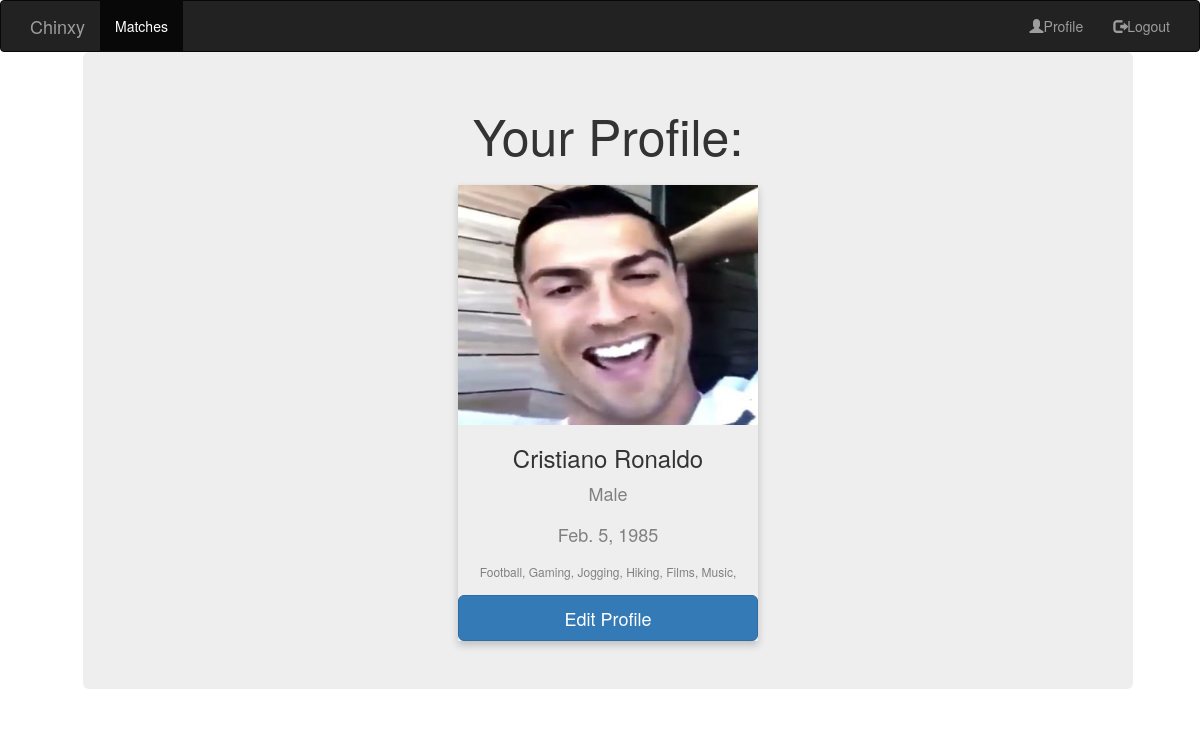
Screenshot of /profile/ (signed in) with the database file from the repository.
### mainapp/models.py (models this page shows, shortened)
class Profile(models.Model):
    image = models.ImageField(upload_to="profile_images")
    dob = models.DateField(auto_now=False, auto_now_add=False)

class Member(User):
    profile = models.OneToOneField(
        to=Profile,
        blank=True,
        null=True,
        on_delete=models.CASCADE
    )
    hobbies = models.ManyToManyField(
        to='Hobby',
        blank=True,
        symmetrical=False,
        related_name='related_to'
    )
    likes = models.ManyToManyField(
        to='self',
        blank=True,
        symmetrical=True
    )
    gender = models.ForeignKey('Gender', on_delete=models.CASCADE)

class Gender(models.Model):
    name = models.CharField(max_length=20)
    def __str__(self):
        return self.name

class Hobby(models.Model):
    name = models.CharField(max_length=254)
    desc = models.CharField(max_length=254)

### mainapp/views.py (the view)
    def mod_view(request):
        if 'username' in request.session:
            username = request.session['username']
            try: user = Member.objects.get(username=username)
            except Member.DoesNotExist: raise Http404('Member does not exist')
            return view(request, user)
        else:
            return render(request,'mainapp/invalidlogin.html',{})

### mainapp/views.py (called while the page is built)
def loggedin(view):
    def mod_view(request):
        if 'username' in request.session:
            username = request.session['username']
            try: user = Member.objects.get(username=username)
            except Member.DoesNotExist: raise Http404('Member does not exist')
            return view(request, user)
        else:
            return render(request,'mainapp/invalidlogin.html',{})
    return mod_view

@loggedin
def userProfile(request,user):
    list = []
    for hobs in user.hobbies.all():
        list.append(hobs.name)
    context = {
        'appname': appname,
        'user': user,
        'profile' : user.profile,
        'loggedin': True,
        'hobbies' : list
    }
    return render(request,'mainapp/profile.html',context)

### mainapp/templates/mainapp/profile.html
{% extends "mainapp/base.html" %}
{% load staticfiles %}
{% block content %}
<main class="container">
  <div class="jumbotron text-center" style="width: 1050px; margin-left: 53px;">
    <main class="container" style="margin-top: 0px;">
			<div class="col-sm-16" id="profileDetails" style="margin-top: 0px;">
				<p class="lead" style="font-size: 50px; align-text: center">Your Profile:</p>
				<div class="card" style="box-shadow: 0 4px 8px 0 rgba(0, 0, 0, 0.2); max-width: 300px; margin: auto; text-align: center;">
					<img src={{profile.image.url}} style="width: 100%; height: 240">
					<h3>{{ user.username }}</h3>
					<p class="title" style="color: grey; font-size: 18px;">{{ user.gender }}</p>
          <p class="title" style="color: grey; font-size: 18px;">{{ profile.dob }}</p>
					<p style="color: grey; font-size: 12px;"> {% for hob in hobbies %} {{ hob }}, {% endfor %}</p>
					<a href= "{% url 'editprofile' %}"button type="submit" id="btn" class="btn btn-primary btn-lg center-block">Edit Profile</a>
				</div>
			</div>
		</main>
	</div>
</main>
{% endblock %}

### rows the page displays
Profile: image (picture), dob "Feb. 5, 1985"
Member: gender "Male"
Hobby: hobbies "Football"
Hobby: hobbies "Gaming"
Hobby: hobbies "Jogging"
Hobby: hobbies "Hiking"
Hobby: hobbies "Films"
Hobby: hobbies "Music"

### other values shown
{{ user.username }} "Cristiano Ronaldo"
